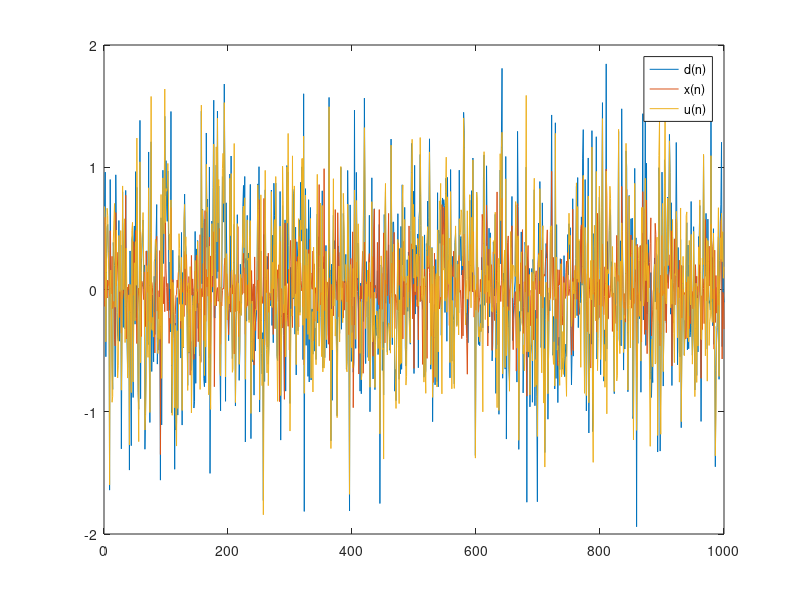
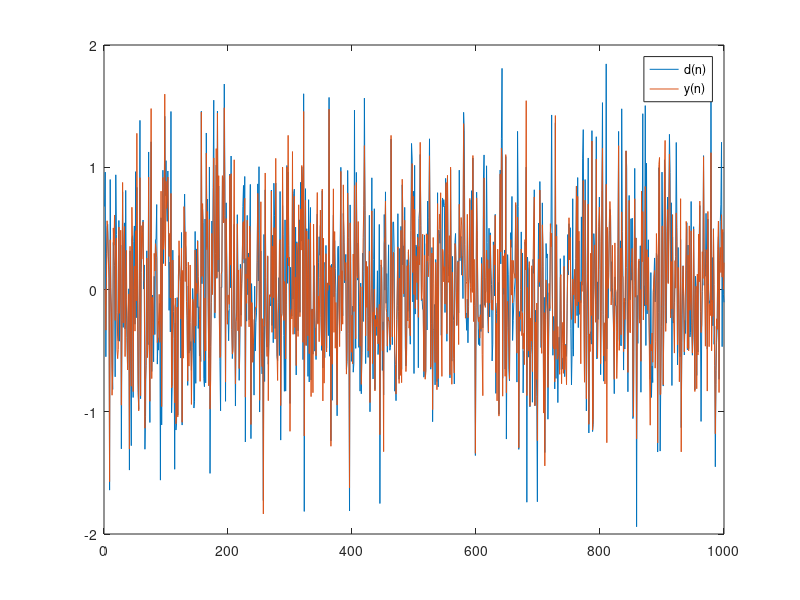
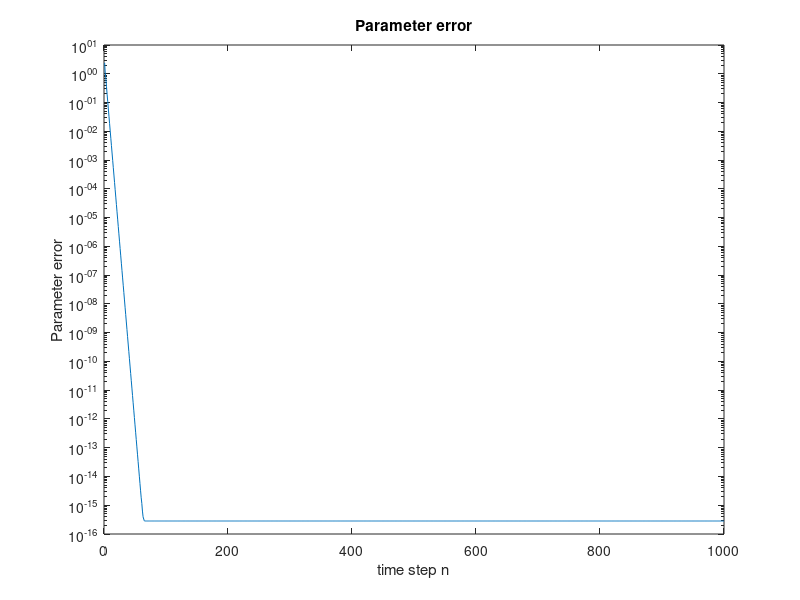
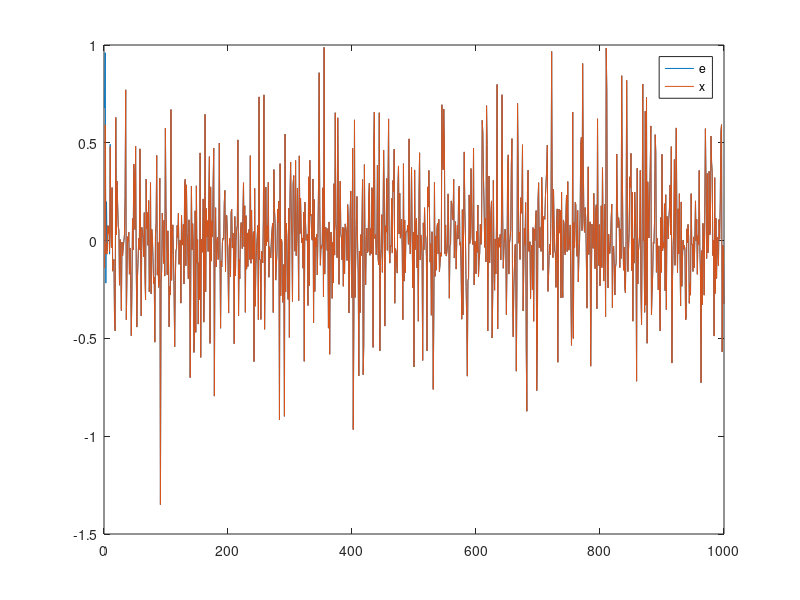

MATLAB code to generate these figures, in order:
n=1000;

v1=sqrt(0.32)*randn(n,1);
v1= v1 -mean(v1);

A = sqrt(0.15)*randn(n,1); A = A - 0;
d= zeros(n,1);
x= zeros(n,1);
u= zeros(n,1);
x(1)=A(1)*sin(pi/8 + pi/6);

d(1)=+v1(1);

for i=2:n
  x(i) =A(i)*sin(i*pi/8 + pi/6);
  d(i) = x(i) + v1(i);
end

u(1)=v1(1);
u(2)=0.25*u(1) + v1(2);

for i=3:n
  u(i) = 0.25*u(i-1) - 0.12*u(i-2) + v1(i);
end
R = [0.3417 0.0762724 -0.0219359;0.0762724 0.3417 0.0762724;-0.0219359 0.0762724 0.3417];
sigma_d=0.395;
p = [0.32;0;0];
Jmin=sigma_d -(p.')*inv(R)*p;
figure(1)
plot([d x u])
legend({'d(n)', 'x(n)', 'u(n)'})

wo = R \ p;

w = [-1; -1;-1];

mu=2;
wt = zeros([3,n]); wt(:,1) = w;
y = zeros(n, 1);

%s = [0; u];
s=u;
for i=3:n
  w = w + mu*(p-R*w); % Adaptation steps
  wt(:,i) = w;
  y(i) = s(i:-1:i-2)' * w; % filter
end

figure(2)
plot([d y])
legend({'d(n)', 'y(n)'})

%% parameter error
figure(3)
we = (wt - wo*ones(1,n)).^2;
e = sqrt(sum(we));

semilogy(e);
xlabel('time step n');
ylabel('Parameter error');
title('Parameter error');

figure(4)
plot([d-y x])
legend({'e', 'x'})